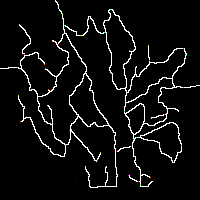
#> input picture Lekagul Roadways.bmp, 200 x 200 px
$ jupyter execute --allow-errors Capstone_Final.ipynb
#> lines starting #> are read from the running program, lines starting #| are printed output that depends on the picture
[cell 1]
import pandas as pd
import numpy as np
import seaborn as sns
import cv2
import matplotlib.pyplot as plt
from collections import defaultdict
import calendar
from datetime import datetime
plt.rcParams['figure.figsize'] = [20, 10]

#> (a cell that did not finish here is left out)

#> (a cell that did not finish here is left out)

#> (a cell that did not finish here is left out)

#> (a cell that did not finish here is left out)

#> (a cell that did not finish here is left out)

#> (a cell that did not finish here is left out)

#> (a cell that did not finish here is left out)

[cell 9]
#load in bmp
img = cv2.imread('Lekagul Roadways.bmp')
#> img is the input picture: shape (200, 200, 3); mean B, G, R 14.6, 14.7, 14.7
flip = img[::-1,:,:]
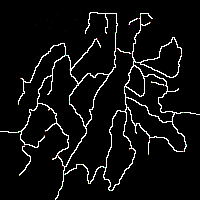
#> flip: shape (200, 200, 3); mean B, G, R 14.6, 14.7, 14.7
pixel_values = flip[:,:,::-1]
plt.imshow(flip[:,:,::-1],vmin=0,vmax=255), plt.show()
plt.imshow(flip[:,:,::-1]), plt.gca().invert_yaxis(), plt.show()

[cell 10]
#color names

# (0, 0, 0), black
#  (0, 255, 255), cyan
#  (1, 1, 1), black
#  (2, 2, 2), black
#  (3, 3, 3), black
#  (5, 5, 5), black
#  (6, 6, 6), black
#  (8, 8, 8), black
#  (9, 9, 9), black
#  (14, 14, 14), black
#  (16, 16, 16),black
#  (17, 17, 17),black
#  (18, 18, 18),black
#  (19, 19, 19),black
#  (20, 20, 20),black
#  (21, 21, 21),black
#  (22, 22, 22),black
#  (23, 23, 23),black
#  (24, 24, 24),black
#  (25, 25, 25),black
#  (31, 31, 31),black
#  (46, 46, 46),black
#  (64, 64, 64),black
#  (65, 65, 65),black
#  (66, 66, 66),black
#  (67, 67, 67),black
#  (68, 68, 68),black
#  (70, 70, 70),black
#  (72, 72, 72),black
#  (76, 255, 0),green
#  (239, 239, 239),yellow
#  (255, 0, 0),red
#  (255, 0, 220),pink
#  (255, 106, 0),orange
#  (255, 216, 0),orange
#  (255, 255, 255)white

[cell 11]
#create np.array grid
# replace color values with sensor names
# 'R' signifies a road
# '.' signifies empty space
grid = [['.' for i in range(200)] for j in range(200)]

for y in range(len(pixel_values)):
    for x in range(len(pixel_values[y])):
        if (pixel_values[x][y] == [0, 255, 255]).all():
            grid[x][y] = 'general-gate'
        elif (pixel_values[x][y] == [76, 255, 0]).all():
            grid[x][y] = 'entrance'
        elif (pixel_values[x][y] == [255, 216, 0]).all():
            grid[x][y] = 'ranger-stop'
        elif (pixel_values[x][y] == [255, 0, 0]).all():
            grid[x][y] = 'gate'
        elif (pixel_values[x][y] == [255, 0, 220]).all():
            grid[x][y] = 'ranger-base'
        elif (pixel_values[x][y] == [255, 106, 0]).all():
            grid[x][y] = 'camping'
        elif (pixel_values[x][y] == [255, 255, 255]).all():
            grid[x][y] = 'R'
        else:
            continue
#> after the loop, grid = 200 items

[cell 12]
#get just the coordinates of the sensors

color_map = []
for x in range(len(grid)):
    for y in range(len(grid[x])):
        if grid[x][y] == ".":
            continue
        else:
            color_map.append([grid[x][y], (y,x)])
#> after the loop, color_map = 2303 items

[cell 13]
#Recursive function to find the shortest path along the roads

def find_dist(start, end, count, checked = None ):
    if checked is None:
	    checked = []
    checked.append(start)

    if start == end:
        return count

    else:
        if (['R', (start[0] + 1, start[1])] in color_map and (start[0] + 1, start[1]) not in checked) or (end == (start[0] + 1, start[1])):
            count += 1
            res = find_dist((start[0] + 1, start[1]), end, count, checked)
            if res is not None:
                return res
        if (['R', (start[0], start[1] + 1)] in color_map and (start[0], start[1] + 1) not in checked) or (end == (start[0], start[1] + 1)):
            count += 1
            res = find_dist((start[0], start[1] + 1), end, count, checked)
            if res is not None:
                return res
        if (['R', (start[0] - 1, start[1])] in color_map and (start[0] - 1, start[1]) not in checked) or (end == (start[0] - 1, start[1])):
            count += 1
            res = find_dist((start[0] - 1, start[1]), end, count, checked)
            if res is not None:
                return res
        if (['R', (start[0], start[1] - 1)] in color_map and (start[0], start[1] - 1) not in checked) or (end == (start[0], start[1] - 1)):
            count += 1
            res = find_dist((start[0], start[1] - 1), end, count, checked)
            if res is not None:
                return res

[cell 14]
#create graph of all sensors

g = {"entrance0": {'general-gate1', 'gate0', 'general-gate4', 'general-gate7', 'gate7', 'gate6', 'entrance3'},
     "entrance1": {'gate2', 'camping2', 'camping3', 'camping4', 'camping0', 'gate1', 'general-gate7'},
     "entrance2": {'general-gate3', 'gate3', 'camping8', 'camping1', 'general-gate0', 'general-gate2', 'general-gate5', 'gate4', 'general-gate6', 'gate5', 'camping6', 'gate8', 'entrance4'},
     "entrance3": {'gate6', 'gate7', 'general-gate7', 'general-gate4', 'gate0', 'general-gate1', 'entrance0'},
     "entrance4": {'gate8', 'camping6', 'gate5', 'general-gate6', 'gate4', 'entrance2', 'general-gate3', 'general-gate5', 'gate3', 'camping8', 'camping1', 'general-gate0', 'general-gate2'},
     "gate0": {'gate1', 'entrance0', 'general-gate1', 'general-gate4', 'gate6', 'entrance3', 'general-gate7', 'gate7'},
     "gate1": {'camping0', 'gate0', 'camping3', 'camping4', 'entrance1', 'gate2', 'camping2', 'general-gate7'},
     "gate2": {'ranger-stop1', 'camping2', 'entrance1', 'camping4', 'camping3', 'camping0', 'gate1', 'general-gate7'},
     "gate3": {'ranger-stop3', 'camping8', 'camping1', 'general-gate0', 'general-gate2', 'general-gate5', 'general-gate3', 'entrance2', 'gate4', 'general-gate6', 'gate5', 'camping6', 'gate8', 'entrance4'},
     "gate4": {'ranger-stop5', 'entrance2', 'general-gate3', 'general-gate5', 'gate3', 'camping8', 'camping1', 'general-gate0', 'general-gate2', 'general-gate6', 'gate5', 'camping6', 'gate8', 'entrance4'},
     "gate5": {'ranger-stop6', 'camping6', 'gate8', 'entrance4', 'general-gate6', 'general-gate5', 'gate4', 'entrance2', 'general-gate3', 'camping8', 'gate3', 'camping1', 'general-gate0', 'general-gate0'},
     "gate6": {'ranger-stop6', 'entrance3', 'entrance0', 'general-gate1', 'gate0', 'general-gate4', 'general-gate7', 'gate7'},
     "gate7": {'ranger-stop7', 'general-gate7', 'general-gate4', 'gate6', 'entrance3', 'gate0', 'general-gate1', 'entrance0'},
     "gate8": {'ranger-base', 'entrance4', 'camping6', 'gate5', 'general-gate6', 'general-gate5', 'gate4', 'entrance2', 'general-gate3', 'camping8', 'gate3', 'camping1', 'general-gate0', 'general-gate2'},
     "camping0": {'gate1', 'camping3', 'camping4', 'entrance1', 'gate2', 'camping2', 'general-gate7'},
     "camping1": {'general-gate0', 'general-gate2', 'general-gate5', 'gate3', 'camping8', 'general-gate3', 'entrance2', 'gate4', 'general-gate6', 'gate5', 'camping6', 'gate8', 'entrance4'},
     "camping2": {'gate2', 'entrance1', 'camping4', 'camping3', 'camping0', 'gate1', 'general-gate7'},
     "camping3": {'gate1', 'camping0', 'camping4', 'entrance1', 'gate2', 'camping2', 'general-gate7'},
     "camping4": {'general-gate7', 'gate1', 'camping0', 'camping3', 'entrance1', 'gate2', 'camping2'},
     "camping5": {'ranger-stop4', 'general-gate7'},
     "camping6": {'entrance4', 'gate8', 'gate5', 'general-gate6', 'general-gate5', 'gate4', 'entrance2', 'general-gate3', 'gate3', 'camping8', 'camping1', 'general-gate0', 'general-gate2'},
     "camping7": {'general-gate6'},
     "camping8": {'general-gate3', 'gate3', 'camping1', 'general-gate0', 'general-gate2', 'general-gate5', 'entrance2', 'gate4', 'general-gate6', 'gate5', 'camping6', 'gate8', 'entrance4'},
     "general-gate0": {'general-gate2', 'camping1', 'gate3', 'camping8', 'general-gate5', 'general-gate3', 'entrance2', 'gate4', 'general-gate6', 'gate5', 'camping6', 'gate8', 'entrance4'},
     "general-gate1": {'entrance0', 'gate0', 'ranger-stop2', 'general-gate4', 'gate6', 'entrance3', 'general-gate7', 'gate7'},
     "general-gate2": {'ranger-stop0', 'general-gate0', 'camping1', 'general-gate5', 'gate3', 'camping8', 'general-gate3', 'entrance2', 'gate4', 'general-gate6', 'gate5', 'camping6', 'gate8', 'entrance4'},
     "general-gate3": {'camping8', 'entrance2', 'gate4', 'general-gate6', 'gate5', 'camping6', 'gate8', 'entrance4', 'general-gate5', 'gate3', 'camping1', 'general-gate0', 'general-gate2'},
     "general-gate4": {'entrance0', 'general-gate1', 'gate0', 'gate6', 'entrance3', 'gate7', 'general-gate7'},
     "general-gate5": {'gate5', 'camping6', 'gate8', 'entrance4', 'general-gate6', 'gate4', 'entrance2', 'general-gate3', 'camping8', 'gate3', 'camping1', 'general-gate0', 'general-gate2'},
     "general-gate6": {'camping7', 'gate5', 'camping6', 'gate8', 'entrance4', 'general-gate5', 'gate4', 'entrance2', 'general-gate3', 'camping8', 'gate3', 'camping1', 'general-gate0', 'general-gate2'},
     "general-gate7": {'camping5', 'ranger-stop4', 'gate7', 'general-gate4', 'gate6', 'entrance3', 'entrance1', 'gate2', 'camping2', 'camping4', 'camping3', 'camping0', 'gate1', 'gate0', 'general-gate1', 'entrance0'},
     "ranger-stop0": {'ranger-stop2', 'general-gate2'},
     "ranger-stop1": {'gate2'},
     "ranger-stop2": {'ranger-stop0', 'general-gate1'},
     "ranger-stop3": {'gate3'},
     "ranger-stop4": {'camping5', 'general-gate7'},
     "ranger-stop5": {'gate4'},
     "ranger-stop6": {'gate5', 'gate6'},
     "ranger-stop7": {'gate7'},
     "ranger-base": {'gate8'},
     }

[cell 15]
#Mapped all sensors to their coordinates

sensor_coords = [('entrance0', (62, 186)),
                 ('entrance1', (17, 132)),
                 ('entrance2', (183, 112)),
                 ('entrance3', (115, 32)),
                 ('entrance4', (140, 15)),
                 ('gate0', (63, 166)),
                 ('gate1', (58, 155)),
                 ('gate2', (24, 145)),
                 ('gate3', (149, 139)),
                 ('gate4', (164, 85)),
                 ('gate5', (131, 53)),
                 ('gate6', (116, 48)),
                 ('gate7', (97, 39)),
                 ('gate8', (138, 18)),
                 ('camping0', (52, 158)),
                 ('camping1', (129, 149)),
                 ('camping2', (45, 131)),
                 ('camping3', (44, 135)),
                 ('camping4', (48, 110)),
                 ('camping5', (20, 78)),
                 ('camping6', (150, 22)),
                 ('camping7', (181, 54)),
                 ('camping8', (183, 151)),
                 ('ranger-base', (128, 24)),
                 ('ranger-stop0', (89, 183)),
                 ('ranger-stop1', (19, 175)),
                 ('ranger-stop2', (80, 164)),
                 ('ranger-stop3', (148, 154)),
                 ('ranger-stop4', (18, 104)),
                 ('ranger-stop5', (151, 81)),
                 ('ranger-stop6', (123, 52)),
                 ('ranger-stop7', (100, 47)),
                 ('general-gate0', (110, 190)),
                 ('general-gate1', (64, 174)),
                 ('general-gate2', (104, 167)),
                 ('general-gate3', (186, 144)),
                 ('general-gate4', (69, 101)),
                 ('general-gate5', (124, 88)),
                 ('general-gate6', (136, 62)),
                 ('general-gate7', (65, 55))
                 ]

[cell 16]
#create tuples for each connected pair of sensors
#omit duplicates, regardless of direction

pairs = []
for key, values in g.items():
    for v in values:
        pairs.append((key, v))
pairs = {*map(tuple, map(sorted, pairs))}

[cell 17]
#Find all distances between pairs
dists = []
for x in pairs:
    start_coord = sensor_coords[[t[0] for t in sensor_coords].index(x[0])]
    end_coord = sensor_coords[[t[0] for t in sensor_coords].index(x[1])]
    dists.append([start_coord[0], end_coord[0], find_dist(start_coord[1], end_coord[1], 0)])

[cell 18]
#convert distances to miles
#one pixel (ie one distance) is 0.06 miles

for x in dists:
    x[2] = round(x[2]*0.06, 2)
    print(x)
#print(dists)

[cell 19]
#dictionary with car id and car type as key
car_id_dict = defaultdict(list)
#> (the rest of this cell did not finish here and is left out)

[cell 20]
#sort car id dictionary by timestamp
#this will show the 'path' of each car over time
car_sorted = {x:sorted(car_id_dict[x]) for x in car_id_dict.keys()}

[cell 21]
#get times between gates for each car
car_times_bt_gates = defaultdict(list)
for x in car_sorted.items():
    for y in dists:
        gate_times1 = [k for k, v in x[1] if v == y[0]]
        gate_times2 = [k for k, v in x[1] if v == y[1]]
        if gate_times1 and gate_times2:
            car_times_bt_gates[x[0]].append([gate_times1, gate_times2, tuple(y)])
        else:
            continue

[cell 22]
#separate times by which pair of gates is being passed
time_by_gate = defaultdict(list)
for x in car_times_bt_gates.items():
    for y in x[1]:
        time_by_gate[(y[2], x[0][1])].append([y[0], y[1]])

[cell 23]
#for cases where cars passed through the same gates multiple times,
#find the gates with the closest difference in time
#to ensure the gates were visited back to back

closest_times = defaultdict(list)
for x in time_by_gate.items():
    for y in x[1]:
        closest = datetime.now() - datetime(2015, 1, 1, 1, 1, 1, 1)
        diff = []
        for z in y[0]:
            temp = min(y[1], key=lambda t: abs(z-t))
            diff.append(abs(z - temp))
        closest_times[x[0]].append(min(diff))

[cell 24]
#calculate speeds
speeds = defaultdict(list)
for x in closest_times.items():
    for y in x[1]:
        speeds[x[0]].append(x[0][0][2]/(y.total_seconds()/3600))

#assign values for plotting
x_vals = []
y_vals = []
hues = []
for x in speeds.items():
    hues.append(list(x[0][0]))
    y_vals.append(sum(x[1])/len(x[1]))
    x_vals.append(x[0][1])
